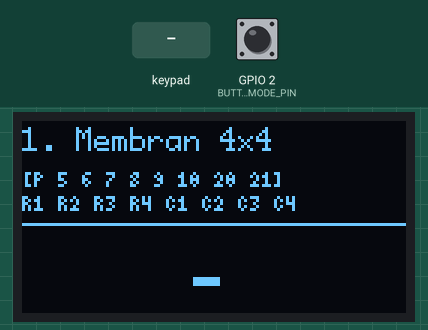
A sketch run on a simulated ESP32. Shown: 128×64 one-colour display. Inputs (shaded band) come from the test bench; at power-on: GPIO 2 (BUTTON_MODE_PIN) HIGH. What the sketch prints to the serial monitor is not drawn.

Above: at 1.2 s.
1.3 s: keypad keys 1 2 # pressed 0.4 s apart
At 2.6 s:
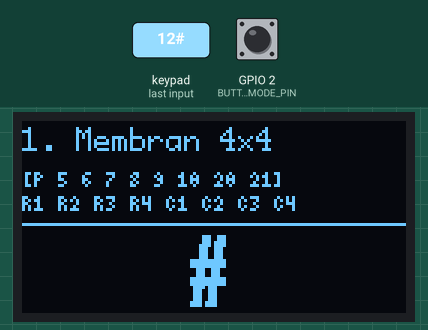
4.0 s: GPIO 2 (BUTTON_MODE_PIN) pulled LOW for 0.15 s
At 4.7 s:
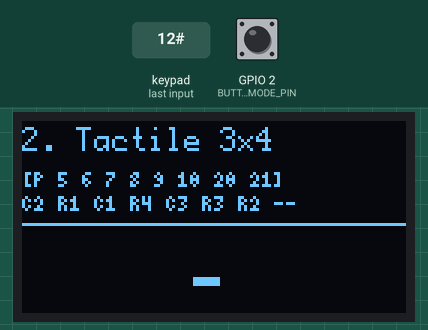
5.6 s: key 'A' pressed
At 6.5 s:
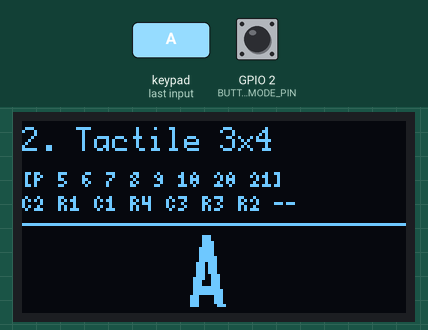
7.1 s: key 'B' pressed
At 7.7 s:
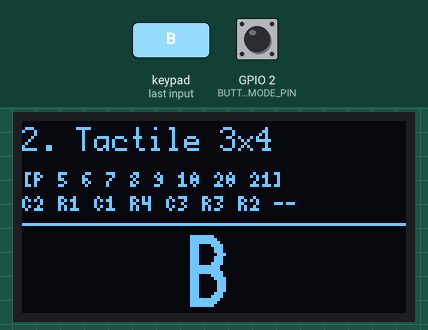
8.6 s: keypad keys 1 2 D pressed 0.4 s apart
At 10.8 s:
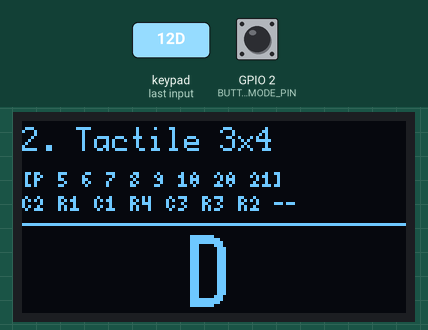
11.3 s: key 'C' pressed
At 12.1 s:
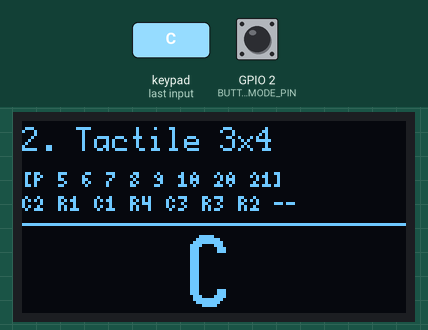
Timing chart, 0 to 13.8 s (numbered marks = the images above; inputs shaded):
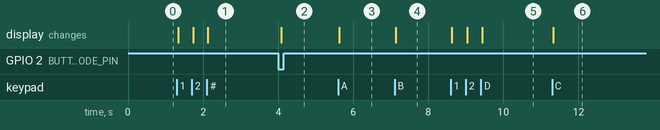

Measured:
- after the input at 1.3 s, the display: first changes at once (image 1 shows a later state)
- after the input at 4.0 s, the display: changes after 0.08 s (image 2)
- after the input at 5.6 s, the display: changes at once (image 3)
- after the input at 7.1 s, the display: changes at once (image 4)
- after the input at 8.6 s, the display: first changes at once (image 5 shows a later state)
- after the input at 11.3 s, the display: changes at once (image 6)

The sketch:

Keypad_TESTER_espc3.ino
```cpp
#include <Arduino.h>
#include <U8g2lib.h>
#include <Keypad.h>
#include <Wire.h>

// ==========================================
// KONFIGURASI PERANGKAT KERAS
// ==========================================
#define BUTTON_MODE_PIN 2

U8G2_SSD1306_128X64_NONAME_F_HW_I2C u8g2(U8G2_R0, /* reset=*/ U8X8_PIN_NONE);

const byte MAX_ROWS = 4;
const byte MAX_COLS = 4;

char keys4x4[MAX_ROWS][MAX_COLS] = {
  {'1','2','3','A'},
  {'4','5','6','B'},
  {'7','8','9','C'},
  {'*','0','#','D'}
};

char keys3x4[MAX_ROWS][3] = {
  {'1','2','3'},
  {'4','5','6'},
  {'7','8','9'},
  {'*','0','#'}
};

char keys1x4[1][MAX_COLS] = {
  {'1','2','3','4'}
};

// ==========================================
// MANAJEMEN MODE SISTEM
// ==========================================
enum SystemMode {
  MODE_MEMBRANE_4X4 = 0,
  MODE_TACTILE_3X4 = 1,
  MODE_TACTILE_4X4 = 2,
  MODE_PHONE_3X4 = 3,
  MODE_MEMBRANE_1X4 = 4
};

SystemMode currentMode = MODE_MEMBRANE_4X4;
Keypad* activeKeypad = nullptr;
char lastPressedKey = '-';

// Struktur Data Konfigurasi Mode
struct ModeConfig {
  String title;
  const char* pinDisplay;
};

ModeConfig modeInfo[5] = {
  {"1. Membran 4x4", "R1 R2 R3 R4 C1 C2 C3 C4"},
  {"2. Tactile 3x4", "C2 R1 C1 R4 C3 R3 R2 --"},
  {"3. Tactile 4x4", "C1 C2 C3 C4 R1 R2 R3 R4"},
  {"4. Phone 3x4",   "C1 C2 C3 R1 R2 R3 R4 --"},
  {"5. Membran 1x4", "R1 C2 C1 C4 C3 -- -- --"}
};

// Variabel Debounce Tombol
bool lastButtonState = HIGH;
unsigned long lastDebounceTime = 0;
const unsigned long debounceDelay = 50;

// ==========================================
// DEKLARASI FUNGSI
// ==========================================
void initSystem();
void configureKeypad(SystemMode mode);
void checkModeButton();
void checkKeypad();
void updateDisplay(char key, SystemMode mode);

// ==========================================
// UTAMA
// ==========================================
void setup() {
  Serial.begin(115200);
  initSystem();
}

void loop() {
  checkModeButton();
  checkKeypad();
}

// ==========================================
// IMPLEMENTASI FUNGSI
// ==========================================

void initSystem() {
  Wire.begin(0, 1);
  u8g2.begin();
  pinMode(BUTTON_MODE_PIN, INPUT_PULLUP);
  configureKeypad(currentMode);
}

void configureKeypad(SystemMode mode) {
  if (activeKeypad != nullptr) {
    delete activeKeypad;
  }

  byte* rowPins;
  byte* colPins;
  byte rCount = 4;
  byte cCount = 4;
  char* keyMap;

  // Pemetaan Array Statis (Pin Fisik Berurutan: 5,6,7,8,9,10,20,21)
  static byte rM1[] = {5, 6, 7, 8};
  static byte cM1[] = {9, 10, 20, 21};

  static byte rM2[] = {6, 20, 10, 8};
  static byte cM2[] = {7, 5, 9};

  static byte rM3[] = {9, 10, 20, 21};
  static byte cM3[] = {5, 6, 7, 8};

  static byte rM4[] = {8, 9, 10, 20};
  static byte cM4[] = {5, 6, 7};

  static byte rM5[] = {5};
  static byte cM5[] = {7, 6, 9, 8};

  switch (mode) {
    case MODE_MEMBRANE_4X4:
      rowPins = rM1; colPins = cM1;
      rCount = 4; cCount = 4;
      keyMap = makeKeymap(keys4x4);
      break;
    case MODE_TACTILE_3X4:
      rowPins = rM2; colPins = cM2;
      rCount = 4; cCount = 3;
      keyMap = makeKeymap(keys3x4);
      break;
    case MODE_TACTILE_4X4:
      rowPins = rM3; colPins = cM3;
      rCount = 4; cCount = 4;
      keyMap = makeKeymap(keys4x4);
      break;
    case MODE_PHONE_3X4:
      rowPins = rM4; colPins = cM4;
      rCount = 4; cCount = 3;
      keyMap = makeKeymap(keys3x4);
      break;
    case MODE_MEMBRANE_1X4:
      rowPins = rM5; colPins = cM5;
      rCount = 1; cCount = 4;
      keyMap = makeKeymap(keys1x4);
      break;
  }

  activeKeypad = new Keypad(keyMap, rowPins, colPins, rCount, cCount);
  lastPressedKey = '-';
  updateDisplay(lastPressedKey, mode);
  Serial.println("Mode aktif diganti.");
}

void checkModeButton() {
  int reading = digitalRead(BUTTON_MODE_PIN);

  if (reading != lastButtonState) {
    lastDebounceTime = millis();
  }

  if ((millis() - lastDebounceTime) > debounceDelay) {
    if (reading == LOW) {
      currentMode = static_cast<SystemMode>((currentMode + 1) % 5);
      configureKeypad(currentMode);

      while(digitalRead(BUTTON_MODE_PIN) == LOW) {
        delay(10);
      }
    }
  }
  lastButtonState = reading;
}

void checkKeypad() {
  if (activeKeypad == nullptr) return;
  char customKey = activeKeypad->getKey();

  if (customKey) {
    lastPressedKey = customKey;
    updateDisplay(lastPressedKey, currentMode);
  }
}

void updateDisplay(char key, SystemMode mode) {
  u8g2.clearBuffer();

  // 1. Judul Mode
  u8g2.setFont(u8g2_font_profont12_tf);
  u8g2.setCursor(0, 10);
  u8g2.print(modeInfo[mode].title);

  // 2. Tampilan Pinout (Menggunakan font kecil 4x6 untuk muat 128px)
  u8g2.setFont(u8g2_font_4x6_tr);
  // Tambahkan spasi agar rata dengan posisi pin secara visual
  u8g2.setCursor(0, 22);
  u8g2.print("[P 5 6 7 8 9 10 20 21]"); // Panduan header
  u8g2.setCursor(0, 30);
  u8g2.print(modeInfo[mode].pinDisplay);

  u8g2.drawHLine(0, 34, 128);

  // 3. Karakter Terakhir
  u8g2.setFont(u8g2_font_logisoso24_tf);
  char buf[2] = {key, '\0'};
  u8g2.drawStr(54, 62, buf);

  u8g2.sendBuffer();
}
```
